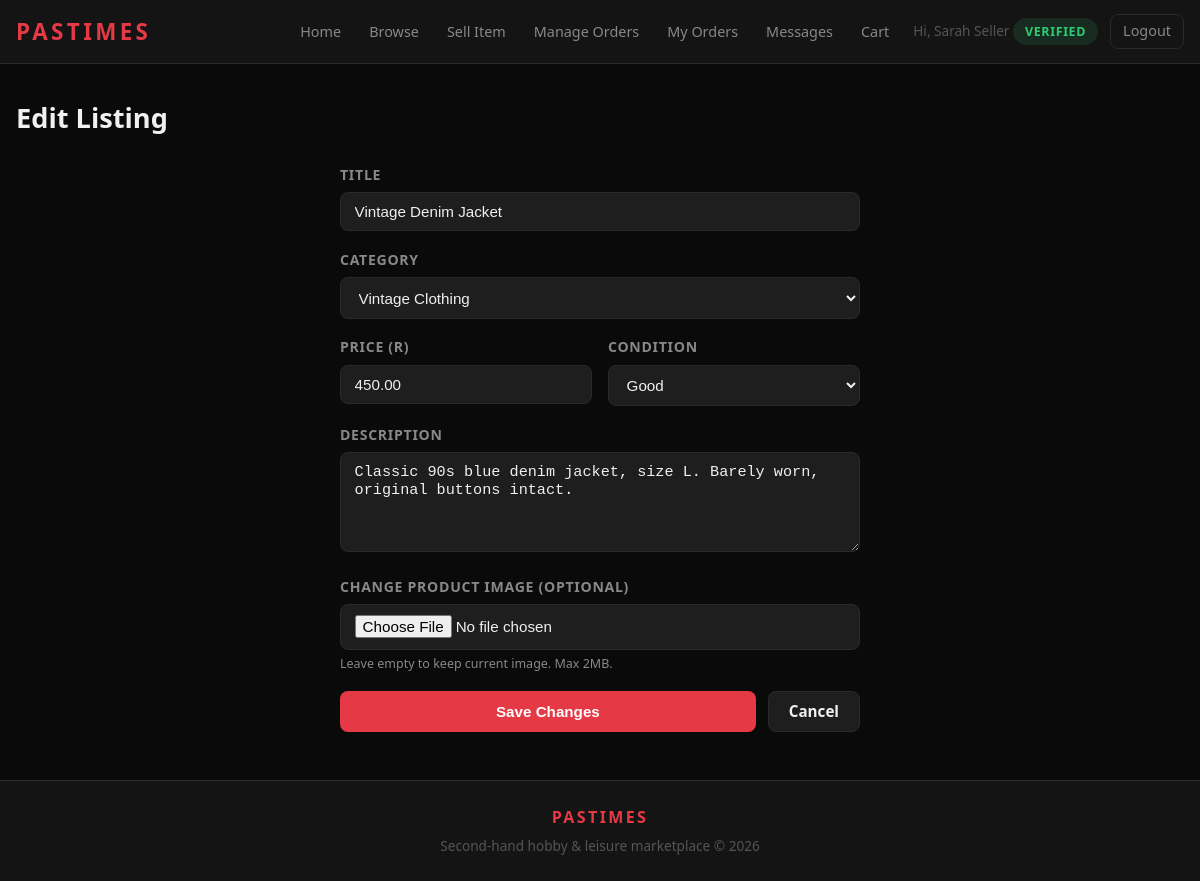
/products/edit.php?id=1 (signed in), run on the app's committed database.
### tables this page shows
CREATE TABLE products (
    id          INT           AUTO_INCREMENT PRIMARY KEY,
    seller_id   INT           NOT NULL,
    category_id INT           NOT NULL,
    title       VARCHAR(150)  NOT NULL,
    description TEXT          NOT NULL,
    price       DECIMAL(10,2) NOT NULL CHECK (price > 0),
    `condition` ENUM('New','Like New','Good','Fair','Poor') NOT NULL DEFAULT 'Good',
    image       VARCHAR(255)  NULL,
    status      ENUM('active','sold') NOT NULL DEFAULT 'active',
    created_at  DATETIME      DEFAULT CURRENT_TIMESTAMP,
    updated_at  DATETIME      DEFAULT CURRENT_TIMESTAMP ON UPDATE CURRENT_TIMESTAMP,
    FOREIGN KEY (seller_id)   REFERENCES users(id)      ON DELETE CASCADE,
    FOREIGN KEY (category_id) REFERENCES categories(id) ON DELETE RESTRICT,
    INDEX idx_seller   (seller_id),
    INDEX idx_category (category_id),
    INDEX idx_status   (status),
    FULLTEXT INDEX idx_search (title, description)
);

CREATE TABLE categories (
    id   INT         AUTO_INCREMENT PRIMARY KEY,
    name VARCHAR(50) NOT NULL UNIQUE
);

### products/edit.php (the view, shortened to what this page needs)
<?php
require_once __DIR__ . '/../config/db.php';
require_once __DIR__ . '/../includes/functions.php';
$id = isset($_GET['id']) ? intval($_GET['id']) : 0;
$chk = mysqli_prepare($conn, "SELECT seller_id, image FROM products WHERE id = ?");
mysqli_stmt_bind_param($chk, 'i', $id);
mysqli_stmt_execute($chk);
$chk_result = mysqli_stmt_get_result($chk);
$product = mysqli_fetch_assoc($chk_result);
$cat_result = mysqli_query($conn, "SELECT * FROM categories ORDER BY name");
$categories = mysqli_fetch_all($cat_result, MYSQLI_ASSOC);
$errors = [];
if ($_SERVER['REQUEST_METHOD'] === 'POST') {
    $title       = sanitize($_POST['title']       ?? '');
    $description = sanitize($_POST['description'] ?? '');
    $price       = floatval($_POST['price']        ?? 0);
    $category_id = intval($_POST['category_id']     ?? 0);
    $condition   = sanitize($_POST['condition']    ?? 'Good');
    if (empty($title))        $errors[] = 'Title is required.';
    if (empty($description))   $errors[] = 'Description is required.';
    if ($price <= 0)          $errors[] = 'Price must be greater than zero.';
    if ($category_id <= 0)    $errors[] = 'Please select a category.';
    $image_path = $product['image'];
    if (!empty($_FILES['image']['tmp_name'])) {
        $allowed = ['jpg','jpeg','png','gif','webp'];
        $ext = strtolower(pathinfo($_FILES['image']['name'], PATHINFO_EXTENSION));
        if (!in_array($ext, $allowed)) {
            $errors[] = 'Invalid image format.';
        } elseif ($_FILES['image']['size'] > 2 * 1024 * 1024) {
            $errors[] = 'Image too large. Max 2MB.';
        } else {
            $filename = uniqid() . '.' . $ext;
            $dest = UPLOAD_DIR . $filename;
            if (move_uploaded_file($_FILES['image']['tmp_name'], $dest)) {
                $image_path = 'uploads/' . $filename;
            } else {
                $errors[] = 'Failed to upload image.';
            }
        }
    }
    if (empty($errors)) {
        $stmt = mysqli_prepare($conn,
            "UPDATE products SET category_id=?, title=?, description=?, price=?, `condition`=?, image=?, updated_at=NOW()
             WHERE id=?");
        mysqli_stmt_bind_param($stmt, 'issdssi', $category_id, $title, $description, $price, $condition, $image_path, $id);
        if (mysqli_stmt_execute($stmt)) {
            redirect(BASE_URL . 'products/view.php?id=' . $id);
        } else {
            $errors[] = 'Failed to update listing.';
        }
        mysqli_stmt_close($stmt);
    }
} else {
    $stmt = mysqli_prepare($conn, "SELECT * FROM products WHERE id = ?");
    mysqli_stmt_bind_param($stmt, 'i', $id);
    mysqli_stmt_execute($stmt);
    $post = mysqli_fetch_assoc(mysqli_stmt_get_result($stmt));
}
require_once __DIR__ . '/../includes/header.php';
?>
<h1 class="page-title">Edit Listing</h1>
<div class="form-wrap">
    <form method="POST" action="" enctype="multipart/form-data">
        <div class="form-group">
            <label for="title">Title</label>
            <input type="text" id="title" name="title" class="form-control" required
                   value="<?php echo h($post['title'] ?? ''); ?>">
        </div>
        <div class="form-group">
            <label for="category_id">Category</label>
            <select id="category_id" name="category_id" class="form-control" required>
                <?php foreach ($categories as $cat): ?>
                    <option value="<?php echo $cat['id']; ?>" <?php echo ($post['category_id'] ?? 0) == $cat['id'] ? 'selected' : ''; ?>>
                        <?php echo h($cat['name']); ?>
                    </option>
                <?php endforeach; ?>
            </select>
        </div>
        <div class="form-row cols-2">
            <div class="form-group">
                <label for="price">Price (R)</label>
                <input type="number" id="price" name="price" class="form-control" step="0.01" min="0.01" required
                       value="<?php echo h($post['price'] ?? ''); ?>">
            </div>
            <div class="form-group">
                <label for="condition">Condition</label>
                <select id="condition" name="condition" class="form-control" required>
                    <?php foreach (['New','Like New','Good','Fair','Poor'] as $cond): ?>
                        <option value="<?php echo $cond; ?>" <?php echo ($post['condition'] ?? '') === $cond ? 'selected' : ''; ?>>
                            <?php echo $cond; ?>
                        </option>
                    <?php endforeach; ?>
                </select>
            </div>
        </div>
        <div class="form-group">
            <label for="description">Description</label>
            <textarea id="description" name="description" class="form-control" required><?php echo h($post['description'] ?? ''); ?></textarea>
        </div>
        <div class="form-group">
            <label for="image">Change Product Image (optional)</label>
            <input type="file" id="image" name="image" class="form-control" accept="image/*">
            <small class="text-muted">Leave empty to keep current image. Max 2MB.</small>
        </div>
        <div style="display:flex; gap:0.75rem;">
            <button type="submit" class="btn btn-primary" style="flex:1;">Save Changes</button>
            <a href="view.php?id=<?php echo $id; ?>" class="btn btn-secondary">Cancel</a>
        </div>
    </form>
</div>
<?php require_once __DIR__ . '/../includes/footer.php'; ?>

### assets/css/main.css (style rules this page uses)
:root { --bg: #0a0a0a; --surface: #141414; --surface-2: #1e1e1e; --border: #2a2a2a; --border-light: #333333; --primary: #e63946; --primary-hover:#c1121f; --primary-dim: rgba(230, 57, 70, 0.15); --text: #f0f0f0; --text-muted: #888888; --text-faint: #555555; --success: #2ecc71; --success-bg: rgba(46, 204, 113, 0.12); --danger: #e74c3c; --danger-bg: rgba(231, 76, 60, 0.12); --warning: #f39c12; --warning-bg: rgba(243, 156, 18, 0.12); --info: #3498db; --info-bg: rgba(52, 152, 219, 0.12); --radius: 8px; --radius-lg: 12px; --shadow: 0 4px 24px rgba(0, 0, 0, 0.7); --shadow-sm: 0 2px 8px rgba(0, 0, 0, 0.5); --header-h: 64px; }
*, *::before, *::after { box-sizing: border-box; margin: 0; padding: 0; }
html { scroll-behavior: smooth; }
body { font-family: 'Segoe UI', system-ui, -apple-system, sans-serif; background: var(--bg); color: var(--text); line-height: 1.6; font-size: 15px; }
a { color: var(--primary); text-decoration: none; }
.btn { display: inline-block; padding: 0.55rem 1.25rem; border-radius: var(--radius); font-size: 0.95rem; font-weight: 600; cursor: pointer; border: none; text-align: center; transition: background 0.2s, transform 0.15s, opacity 0.2s; line-height: 1.4; }
.btn-primary { background: var(--primary); color: #fff; }
.btn-secondary { background: var(--surface-2); color: var(--text); border: 1px solid var(--border); }
.form-group { margin-bottom: 1.1rem; }
.form-group label { display: block; margin-bottom: 0.35rem; font-size: 0.88rem; font-weight: 600; color: var(--text-muted); text-transform: uppercase; letter-spacing: 0.05em; }
.form-control { width: 100%; padding: 0.65rem 0.85rem; background: var(--surface-2); border: 1px solid var(--border); border-radius: var(--radius); color: var(--text); font-size: 0.95rem; transition: border-color 0.2s; }
.form-control::placeholder { color: var(--text-faint); }
textarea.form-control { resize: vertical; min-height: 100px; }
.form-wrap { max-width: 520px; margin: 0 auto; }
.form-row { display: grid; gap: 1rem; }
.page-title { font-size: 1.7rem; font-weight: 700; margin-bottom: 1.5rem; color: var(--text); }
.text-muted { color: var(--text-muted); }
@media (min-width: 768px) { .form-row.cols-2 { grid-template-columns: 1fr 1fr; } }

### data on the page
products: title "Vintage Denim Jacket", category_id "Vintage Clothing", price "450.00", condition "Good", description "Classic 90s blue denim jacket, size L. Barely worn, original buttons intact."

### other printed values
$_SESSION['user_name'] "Sarah Seller"
$label "VERIFIED"
